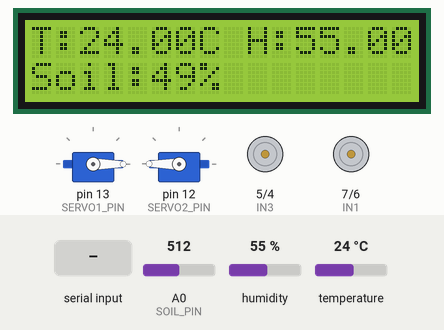
A sketch run on a simulated Arduino Uno, built with avr-gcc and run on an emulated ATmega328P. Shown: 2 × servo, 16×2 character LCD, motor-driver pin pairs drawn as motors (green arrow = first pin HIGH = forward, orange = second pin HIGH = backward, longer = more drive). The inputs (shaded band) are chosen by the test bench; at power-on: humidity 55 %, A0 (SOIL_PIN) = 512, temperature 24 °C.

Above: at 1.2 s.
1.3 s: "A" received over Serial
At 2.5 s:
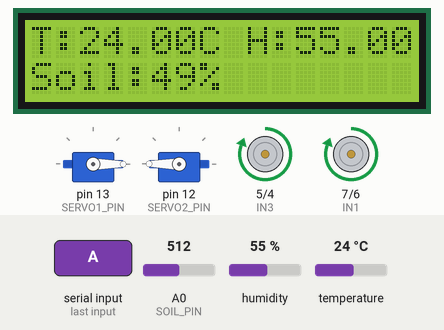
3.6 s: "B" received over Serial
At 4.7 s:
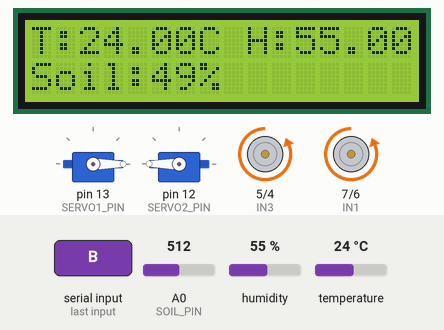
5.7 s: "L" received over Serial
At 6.9 s:
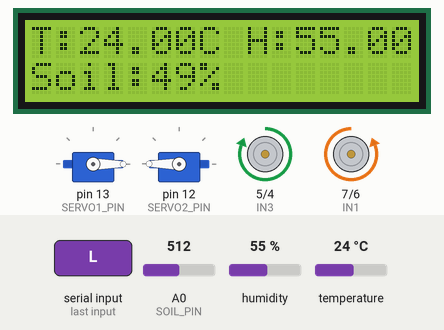
7.7 s: "R" received over Serial
At 9.1 s:
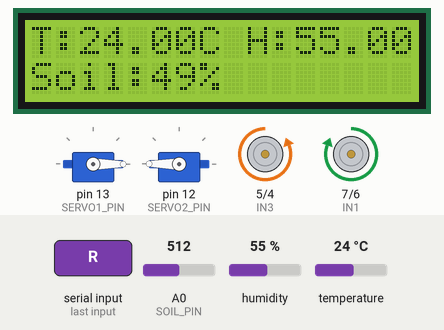
9.8 s: humidity set to 22 %
At 11.3 s:
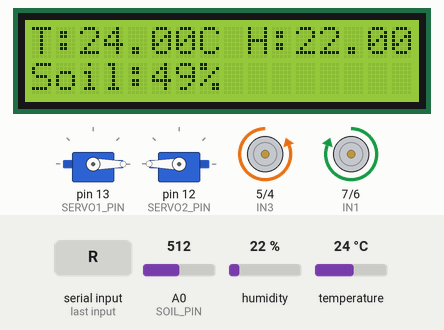
11.8 s: A0 (SOIL_PIN) set to 716
At 13.5 s:
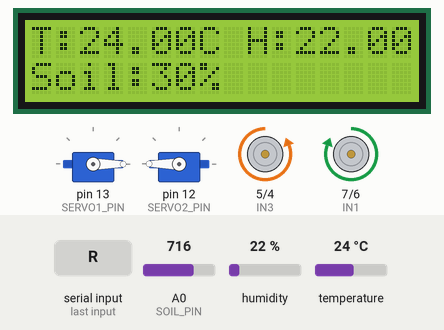
Timing chart, 0 to 14.9 s (numbered marks = the images above; inputs shaded):
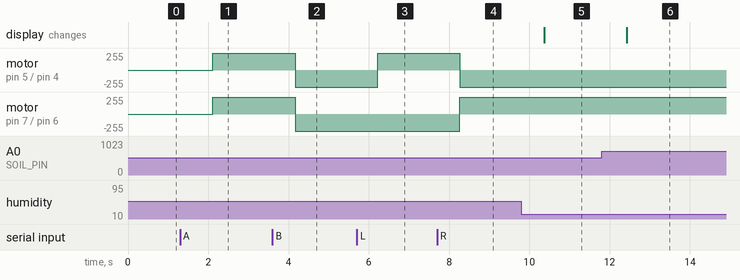

Measured:
- after the input at 1.3 s, motor on pin 5 (IN3) / pin 4 (IN4), motor on pin 7 (IN1) / pin 6 (IN2): stopped → forward 255/255 after 0.82 s
- after the input at 3.6 s, motor on pin 5 (IN3) / pin 4 (IN4), motor on pin 7 (IN1) / pin 6 (IN2): forward 255/255 → backward 255/255 after 0.57 s
- after the input at 5.7 s, motor on pin 5 (IN3) / pin 4 (IN4): backward 255/255 → forward 255/255 after 0.52 s
- after the input at 7.7 s, motor on pin 5 (IN3) / pin 4 (IN4): forward 255/255 → backward 255/255 after 0.57 s; motor on pin 7 (IN1) / pin 6 (IN2): backward 255/255 → forward 255/255 after 0.57 s
- after the input at 9.8 s, the display: changes after 0.57 s (image 5)
- after the input at 11.8 s, the display: changes after 0.62 s (image 6)

The sketch:

Agribotcode.ino
```cpp
#include <LiquidCrystal_I2C.h>
#include <DHT.h>
#include <Servo.h>

// -------- I2C LCD --------
LiquidCrystal_I2C lcd(0x27, 16, 2);

// -------- DHT11 --------
#define DHTPIN 2
#define DHTTYPE DHT11
DHT dht(DHTPIN, DHTTYPE);

// -------- Soil Moisture --------
#define SOIL_PIN A0

// -------- Motor Driver (7,6,5,4) --------
#define IN1 7
#define IN2 6
#define IN3 5
#define IN4 4

// -------- Servos (13,12) --------
#define SERVO1_PIN 13
#define SERVO2_PIN 12

Servo servo1;
Servo servo2;

char btData;

// -------- Motor Functions --------
void moveForward() {
  digitalWrite(IN1, HIGH);
  digitalWrite(IN2, LOW);
  digitalWrite(IN3, HIGH);
  digitalWrite(IN4, LOW);
}

void moveBackward() {
  digitalWrite(IN1, LOW);
  digitalWrite(IN2, HIGH);
  digitalWrite(IN3, LOW);
  digitalWrite(IN4, HIGH);
}

void turnLeft() {
  digitalWrite(IN1, LOW);
  digitalWrite(IN2, HIGH);
  digitalWrite(IN3, HIGH);
  digitalWrite(IN4, LOW);
}

void turnRight() {
  digitalWrite(IN1, HIGH);
  digitalWrite(IN2, LOW);
  digitalWrite(IN3, LOW);
  digitalWrite(IN4, HIGH);
}

void stopMotors() {
  digitalWrite(IN1, LOW);
  digitalWrite(IN2, LOW);
  digitalWrite(IN3, LOW);
  digitalWrite(IN4, LOW);
}

void setup() {

  // Motor setup
  pinMode(IN1, OUTPUT);
  pinMode(IN2, OUTPUT);
  pinMode(IN3, OUTPUT);
  pinMode(IN4, OUTPUT);

  // Servo setup
  servo1.attach(SERVO1_PIN);
  servo2.attach(SERVO2_PIN);

  // Continuous rotation start
  servo1.write(0);     // rotate continuously
  servo2.write(180);   // rotate continuously opposite

  // Sensors
  dht.begin();
  pinMode(SOIL_PIN, INPUT);

  // LCD
  lcd.init();
  lcd.backlight();

  Serial.begin(9600);
}

void loop() {

  // -------- Bluetooth Control --------
  if (Serial.available() > 0) {
    btData = Serial.read();

    if (btData == 'A') moveForward();
    else if (btData == 'B') moveBackward();
    else if (btData == 'L') turnLeft();
    else if (btData == 'R') turnRight();
    else if (btData == 'S') stopMotors();
  }

  // -------- Sensor Reading --------
  float temperature = dht.readTemperature();
  float humidity = dht.readHumidity();
  int soilValue = analogRead(SOIL_PIN);

  int soilPercent = map(soilValue, 1023, 0, 0, 100);

  // -------- LCD Display --------
  lcd.clear();

  lcd.setCursor(0, 0);
  lcd.print("T:");
  lcd.print(temperature);
  lcd.print("C H:");
  lcd.print(humidity);

  lcd.setCursor(0, 1);
  lcd.print("Soil:");
  lcd.print(soilPercent);
  lcd.print("%");

  delay(2000);
}
```
